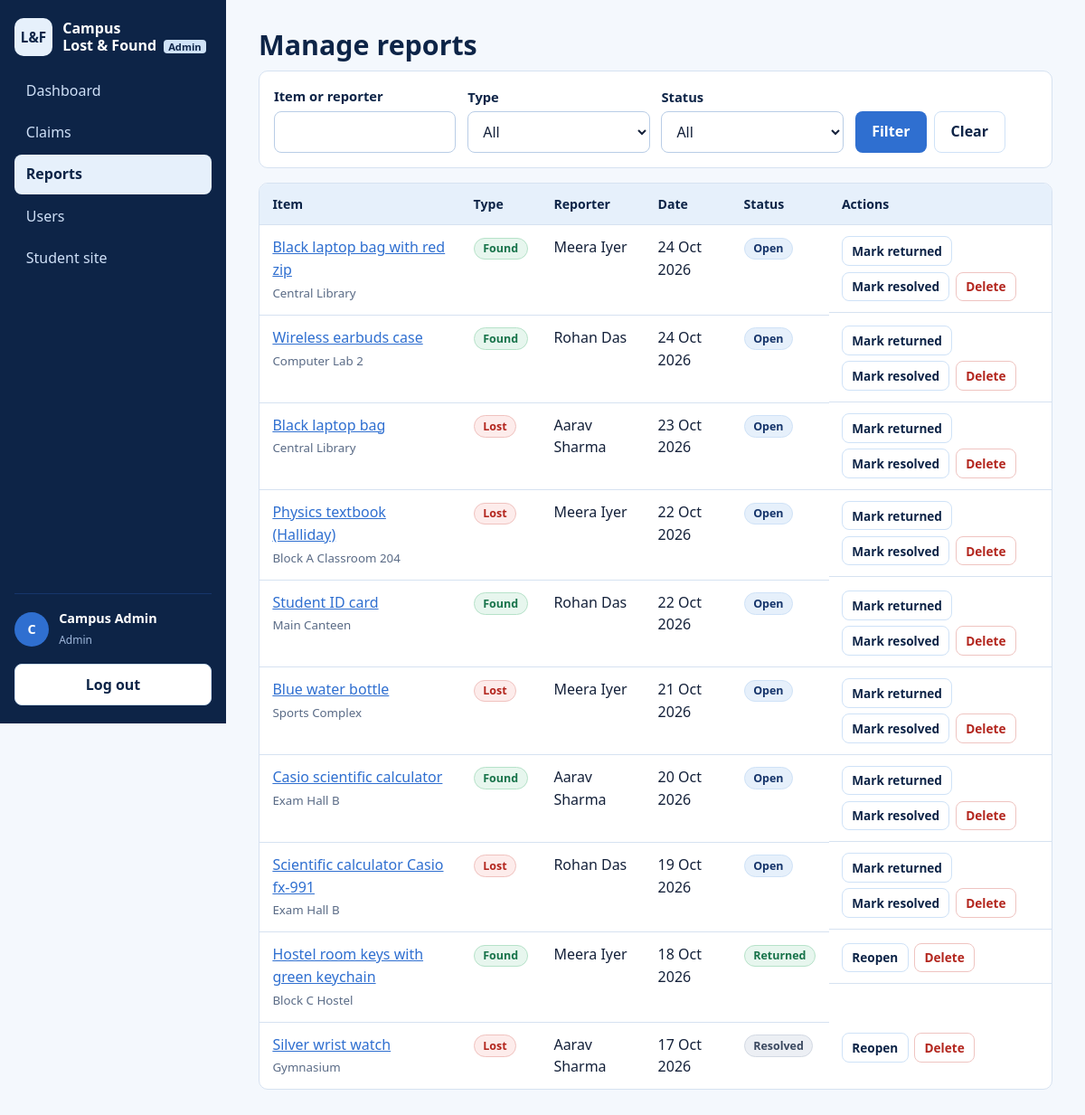
The page /admin/items.php (signed in) on the database its author committed.
### tables this page shows
CREATE TABLE users (
  id            INT UNSIGNED NOT NULL AUTO_INCREMENT,
  full_name     VARCHAR(100) NOT NULL,
  email         VARCHAR(150) NOT NULL,
  password_hash VARCHAR(255) NOT NULL,
  role          ENUM('student','admin') NOT NULL DEFAULT 'student',
  created_at    TIMESTAMP NOT NULL DEFAULT CURRENT_TIMESTAMP,
  PRIMARY KEY (id),
  UNIQUE KEY uq_users_email (email)
);

CREATE TABLE items (
  id          INT UNSIGNED NOT NULL AUTO_INCREMENT,
  user_id     INT UNSIGNED NOT NULL,
  type        ENUM('lost','found') NOT NULL,
  title       VARCHAR(120) NOT NULL,
  category    VARCHAR(50)  NOT NULL,
  location    VARCHAR(150) NOT NULL,
  item_date   DATE NOT NULL,
  description TEXT NOT NULL,
  image       VARCHAR(100) DEFAULT NULL,
  status      ENUM('open','returned','resolved') NOT NULL DEFAULT 'open',
  created_at  TIMESTAMP NOT NULL DEFAULT CURRENT_TIMESTAMP,
  updated_at  TIMESTAMP NOT NULL DEFAULT CURRENT_TIMESTAMP ON UPDATE CURRENT_TIMESTAMP,
  PRIMARY KEY (id),
  KEY idx_items_type_status (type, status),
  KEY idx_items_category (category),
  KEY idx_items_user (user_id),
  CONSTRAINT fk_items_user FOREIGN KEY (user_id) REFERENCES users(id) ON DELETE CASCADE
);

### config/database.php (called while the page is built, shortened)
<?php
function db(): PDO
{
    static $pdo = null;
    if ($pdo === null) {
        try {
            $pdo = new PDO(
                'mysql:host=' . DB_HOST . ';dbname=' . DB_NAME . ';charset=utf8mb4',
                DB_USER,
                DB_PASS,
                [
                    PDO::ATTR_ERRMODE            => PDO::ERRMODE_EXCEPTION,
                    PDO::ATTR_DEFAULT_FETCH_MODE => PDO::FETCH_ASSOC,
                    PDO::ATTR_EMULATE_PREPARES   => false,
                ]
            );
        } catch (PDOException $e) {
            http_response_code(500);
            exit('Database connection failed. Start MySQL in the XAMPP Control Panel, import database.sql, and check config/database.php.');
        }
    }
    return $pdo;
}

### includes/auth.php (called while the page is built, shortened)
<?php
require_once __DIR__ . '/functions.php';
function current_user(bool $refresh = false): ?array
{
    static $cache = false;
    if ($cache === false) {
        $cache = null;
        if (!empty($_SESSION['user_id'])) {
            $st = db()->prepare('SELECT id, full_name, email, role FROM users WHERE id = :id');
            $st->execute([':id' => (int)$_SESSION['user_id']]);
            $cache = $st->fetch() ?: null;
        }
    }
    return $cache;
}
function require_admin(): array
{
    $u = current_user();
    return $u;
}

### admin/items.php (the view, shortened to what this page needs)
<?php
require_once __DIR__ . '/../includes/auth.php';
require_admin();
$pdo = db();
$ft = in_array($_GET['type'] ?? '', ['lost', 'found'], true) ? $_GET['type'] : '';
$fs = isset(STATUS_LABELS[$_GET['status'] ?? '']) ? $_GET['status'] : '';
$fq = clean_line($_GET['q'] ?? '');
$where = ['1=1']; $p = [];
$st = $pdo->prepare('SELECT i.*, u.full_name FROM items i JOIN users u ON u.id = i.user_id WHERE ' . implode(' AND ', $where) . ' ORDER BY i.created_at DESC');
$st->execute($p);
$rows = $st->fetchAll();
$adminArea = true; $pageTitle = 'Manage reports';
require __DIR__ . '/../includes/header.php';
?>
<h1>Manage reports</h1>
<form class="filters" method="get">
  <div class="field"><label for="q">Item or reporter</label><input id="q" name="q" value="<?= e($fq) ?>"></div>
  <div class="field"><label for="type">Type</label><select id="type" name="type"><option value="">All</option>
    <option value="lost" <?= $ft === 'lost' ? 'selected' : '' ?>>Lost</option><option value="found" <?= $ft === 'found' ? 'selected' : '' ?>>Found</option></select></div>
  <div class="field"><label for="status">Status</label><select id="status" name="status"><option value="">All</option>
    <?php foreach (STATUS_LABELS as $k => $v): ?><option value="<?= e($k) ?>" <?= $fs === $k ? 'selected' : '' ?>><?= e($v) ?></option><?php endforeach; ?></select></div>
  <div class="filter-actions"><button class="btn btn-primary" type="submit">Filter</button><a class="btn btn-light" href="<?= url('admin/items.php') ?>">Clear</a></div>
</form>
<?php if (!$rows): ?><p class="empty">No reports match.</p><?php else: ?>
<div class="table-wrap"><table>
  <thead><tr><th>Item</th><th>Type</th><th>Reporter</th><th>Date</th><th>Status</th><th>Actions</th></tr></thead><tbody>
  <?php foreach ($rows as $r): ?>
    <tr>
      <td data-label="Item"><a href="<?= url('item-details.php?id=' . (int)$r['id']) ?>"><?= e($r['title']) ?></a><br><small class="muted"><?= e($r['location']) ?></small></td>
      <td data-label="Type"><?= type_badge($r['type']) ?></td>
      <td data-label="Reporter"><?= e($r['full_name']) ?></td>
      <td data-label="Date"><?= e(fmt_date($r['created_at'])) ?></td>
      <td data-label="Status"><?= status_badge($r['status']) ?></td>
      <td data-label="Actions" class="row-actions">
        <?php
        $acts = $r['status'] === 'open' ? ['returned' => 'Mark returned', 'resolved' => 'Mark resolved'] : ['reopen' => 'Reopen'];
        foreach ($acts as $a => $label): ?>
          <form method="post"><?= csrf_field() ?><input type="hidden" name="item_id" value="<?= (int)$r['id'] ?>"><input type="hidden" name="action" value="<?= e($a) ?>">
            <button class="btn btn-sm btn-light" type="submit"><?= e($label) ?></button></form>
        <?php endforeach; ?>
        <form method="post"><?= csrf_field() ?><input type="hidden" name="item_id" value="<?= (int)$r['id'] ?>"><input type="hidden" name="action" value="delete">
          <button class="btn btn-sm btn-danger" type="submit" data-confirm="Delete this report permanently? Its claims will be deleted too.">Delete</button></form>
      </td>
    </tr>
  <?php endforeach; ?></tbody></table></div>
<?php endif; ?>
<?php require __DIR__ . '/../includes/footer.php'; ?>

### includes/header.php (shortened to what this page needs)
<?php
require_once __DIR__ . '/auth.php';
$user       = current_user();
$adminArea  = $adminArea ?? false;
$script     = $_SERVER['SCRIPT_NAME'] ?? '';
$typeParam  = $_GET['type'] ?? '';
if ($adminArea && $user) {
    $links = [
        ['admin/dashboard.php', 'Dashboard'], ['admin/claims.php', 'Claims'],
        ['admin/items.php', 'Reports'], ['admin/users.php', 'Users'], ['index.php', 'Student site'],
    ];
} else {
    $links = [['index.php', 'Home'], ['search-items.php', 'Search items'], ['login.php', 'Log in'],
              ['register.php', 'Create account'], ['admin/login.php', 'Admin login']];
}
function nav_active(string $link, string $script, string $typeParam): bool
{
    $path = explode('?', $link)[0];
    if (substr($script, -strlen($path)) !== $path) { return false; }
    return true;
}
?>
<!DOCTYPE html>
<html lang="en">
<head>
  <link rel="stylesheet" href="<?= url('assets/css/style.css') ?>">
</head>
<body>
<div class="shell">
  <aside class="sidebar" id="sidebar">
    <a class="brand" href="<?= url($adminArea ? 'admin/dashboard.php' : 'index.php') ?>">
      <span class="brand-mark" aria-hidden="true">L&amp;F</span>
      <span>Campus<br>Lost &amp; Found<?= $adminArea ? ' <small>Admin</small>' : '' ?></span>
    </a>
    <nav aria-label="Main">
      <?php foreach ($links as [$href, $label]): ?>
        <a href="<?= url($href) ?>" class="<?= nav_active($href, $script, $typeParam) ? 'active' : '' ?>"><?= e($label) ?></a>
      <?php endforeach; ?>
    </nav>
    <?php if ($user): ?>
      <div class="side-user">
        <div class="avatar" aria-hidden="true"><?= e(mb_strtoupper(mb_substr($user['full_name'], 0, 1))) ?></div>
        <div><strong><?= e($user['full_name']) ?></strong><br><small><?= e($user['role']) ?></small></div>
      </div>
      <form method="post" action="<?= url('logout.php') ?>">
        <button class="btn btn-light btn-block" type="submit">Log out</button>
      </form>
    <?php endif; ?>
  </aside>
  <main id="main" class="content">

### includes/functions.php (shortened to what this page needs)
<?php
require_once __DIR__ . '/../config/database.php';
function e($v): string { return htmlspecialchars((string)$v, ENT_QUOTES | ENT_SUBSTITUTE, 'UTF-8'); }
function url(string $path = ''): string { return BASE_URL . '/' . ltrim($path, '/'); }
function fmt_date(?string $d): string { return $d ? date('d M Y', strtotime($d)) : ''; }
function clean_line(?string $v): string { return trim(preg_replace('/\s+/', ' ', strip_tags((string)$v))); }
function status_badge(string $status): string
{
    return '<span class="badge badge-' . e($status) . '">' . e(STATUS_LABELS[$status] ?? ucfirst($status)) . '</span>';
}
function type_badge(string $type): string
{
    return '<span class="badge badge-' . e($type) . '">' . ($type === 'lost' ? 'Lost' : 'Found') . '</span>';
}

### assets/css/style.css (style rules this page uses)
:root { --navy: #0d2447; --navy-2: #16356b; --blue: #2f6fd0; --sky: #e6f0fb; --sky-2: #cfe2f7; --ink: #14213a; --muted: #5a6b86; --line: #d6e2f1; --white: #fff; --red: #b3261e; --green: #17734a; --amber: #8a5a00; --radius: 10px; --sidebar: 250px; }
* { box-sizing: border-box; }
html { scroll-behavior: smooth; }
body { margin: 0; color: var(--ink); background: #f4f8fd; font: 16px/1.55 "Segoe UI", system-ui, -apple-system, Roboto, Arial, sans-serif; }
h1, h2, h3 { color: var(--navy); line-height: 1.2; margin: 0 0 .6rem; }
h1 { font-size: 1.9rem; }
a { color: var(--blue); }
.muted { color: var(--muted); }
.shell { display: flex; min-height: 100vh; }
.sidebar { width: var(--sidebar); flex: none; background: var(--navy); color: #fff; padding: 1.25rem 1rem; display: flex; flex-direction: column; gap: 1rem; position: sticky; top: 0; height: 100vh; overflow-y: auto; }
.brand { display: flex; align-items: center; gap: .7rem; color: #fff; text-decoration: none; font-weight: 600; line-height: 1.2; }
.brand small { background: var(--sky-2); color: var(--navy); border-radius: 4px; padding: 0 .35rem; font-size: .7rem; margin-left: .2rem; }
.brand-mark { display: grid; place-items: center; width: 42px; height: 42px; border-radius: 10px; background: var(--sky); color: var(--navy); font-weight: 800; font-size: .95rem; }
.sidebar nav { display: flex; flex-direction: column; gap: .15rem; flex: 1; }
.sidebar nav a { color: #cfe0f7; text-decoration: none; padding: .6rem .8rem; border-radius: 8px; }
.sidebar nav a.active { background: var(--sky); color: var(--navy); font-weight: 600; }
.side-user { display: flex; gap: .7rem; align-items: center; border-top: 1px solid var(--navy-2); padding-top: 1rem; font-size: .9rem; }
.side-user small { color: #9fb8dc; text-transform: capitalize; }
.avatar { width: 38px; height: 38px; border-radius: 50%; background: var(--blue); display: grid; place-items: center; font-weight: 700; }
.content { flex: 1; min-width: 0; padding: 2rem clamp(1rem, 3vw, 2.5rem); max-width: 1200px; }
.btn { display: inline-block; border: 1px solid transparent; border-radius: 8px; padding: .6rem 1.1rem; font: inherit; font-weight: 600; cursor: pointer; text-decoration: none; text-align: center; }
.btn-primary { background: var(--blue); color: #fff; }
.btn-light { background: var(--white); color: var(--navy); border-color: var(--sky-2); }
.btn-danger { background: #fff; color: var(--red); border-color: #efc4c1; }
.btn-sm { padding: .3rem .65rem; font-size: .85rem; }
.btn-block { display: block; width: 100%; }
.badge { display: inline-block; padding: .1rem .6rem; border-radius: 99px; font-size: .78rem; font-weight: 600; border: 1px solid; }
.badge-lost { background: #fdeceb; color: var(--red); border-color: #f0c2bf; }
.badge-found { background: #e7f6ee; color: var(--green); border-color: #b6e2c9; }
.badge-open { background: var(--sky); color: var(--navy-2); border-color: var(--sky-2); }
.badge-returned { background: #e7f6ee; color: var(--green); border-color: #b6e2c9; }
.badge-resolved { background: #eceff4; color: #3b4960; border-color: #d3d9e3; }
.field { margin-bottom: 1rem; }
label { display: block; font-weight: 600; margin-bottom: .3rem; color: var(--navy); font-size: .92rem; }
input, select, textarea { width: 100%; border: 1px solid #b9cde6; border-radius: 8px; padding: .6rem .75rem; font: inherit; background: #fff; color: var(--ink); }
.filters { background: var(--white); border: 1px solid var(--line); border-radius: var(--radius); padding: 1rem; margin-bottom: 1rem; display: grid; grid-template-columns: repeat(auto-fit, minmax(170px, 1fr)); gap: .8rem; align-items: end; }
.filters .field { margin: 0; }
.filter-actions { display: flex; gap: .5rem; }
.table-wrap { background: var(--white); border: 1px solid var(--line); border-radius: var(--radius); overflow-x: auto; }
table { width: 100%; border-collapse: collapse; }
th, td { text-align: left; padding: .75rem .9rem; border-bottom: 1px solid var(--line); vertical-align: top; }
th { background: var(--sky); color: var(--navy); font-size: .88rem; }
tr:last-child td { border-bottom: 0; }
.row-actions { display: flex; flex-wrap: wrap; gap: .4rem; align-items: center; }
.row-actions form { margin: 0; }

### rows shown on the page
users: full_name "C", full_name "Campus Admin", role "Admin"
items: title "Black laptop bag with red zip", location "Central Library", type "Found", user.full_name "Meera Iyer", created_at "24 Oct 2026", status "Open", status "Mark returned", status "Mark resolved"
items: title "Wireless earbuds case", location "Computer Lab 2", type "Found", user.full_name "Rohan Das", created_at "24 Oct 2026", status "Open", status "Mark returned", status "Mark resolved"
items: title "Black laptop bag", location "Central Library", type "Lost", user.full_name "Aarav Sharma", created_at "23 Oct 2026", status "Open", status "Mark returned", status "Mark resolved"
items: title "Physics textbook (Halliday)", location "Block A Classroom 204", type "Lost", user.full_name "Meera Iyer", created_at "22 Oct 2026", status "Open", status "Mark returned", status "Mark resolved"
items: title "Student ID card", location "Main Canteen", type "Found", user.full_name "Rohan Das", created_at "22 Oct 2026", status "Open", status "Mark returned", status "Mark resolved"
items: title "Blue water bottle", location "Sports Complex", type "Lost", user.full_name "Meera Iyer", created_at "21 Oct 2026", status "Open", status "Mark returned", status "Mark resolved"
items: title "Casio scientific calculator", location "Exam Hall B", type "Found", user.full_name "Aarav Sharma", created_at "20 Oct 2026", status "Open", status "Mark returned", status "Mark resolved"
items: title "Scientific calculator Casio fx-991", location "Exam Hall B", type "Lost", user.full_name "Rohan Das", created_at "19 Oct 2026", status "Open", status "Mark returned", status "Mark resolved"
items: title "Hostel room keys with green keychain", location "Block C Hostel", type "Found", user.full_name "Meera Iyer", created_at "18 Oct 2026", status "Returned", status "Reopen"
items: title "Silver wrist watch", location "Gymnasium", type "Lost", user.full_name "Aarav Sharma", created_at "17 Oct 2026", status "Resolved", status "Reopen"

### other values the page prints
$label "Dashboard"
$label "Claims"
$label "Reports"
$label "Users"
$label "Student site"
